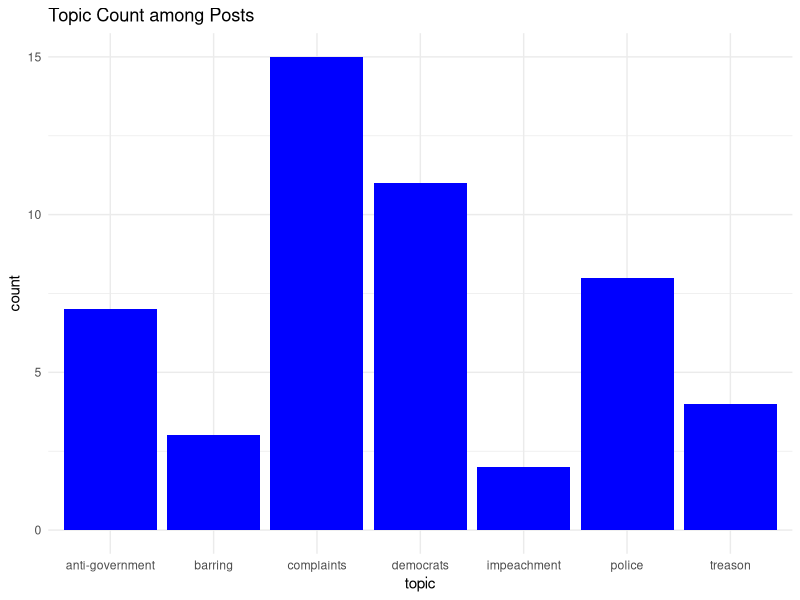
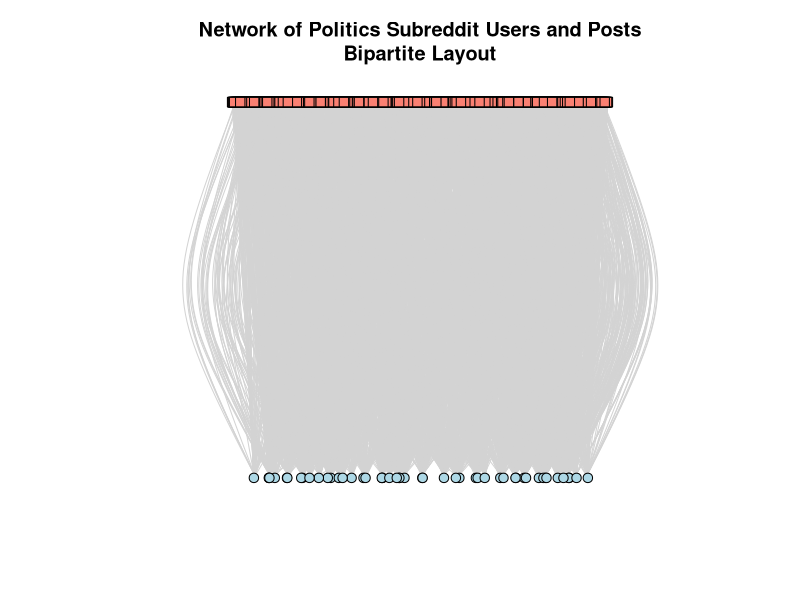
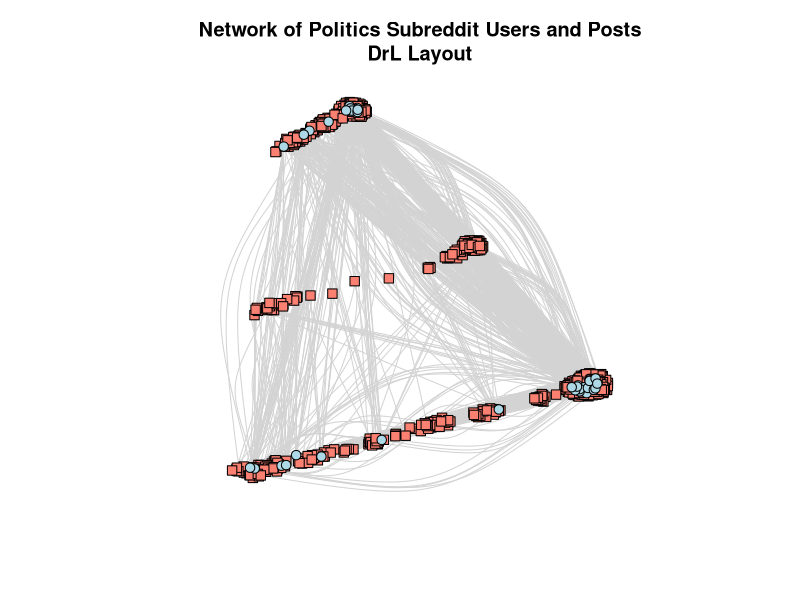
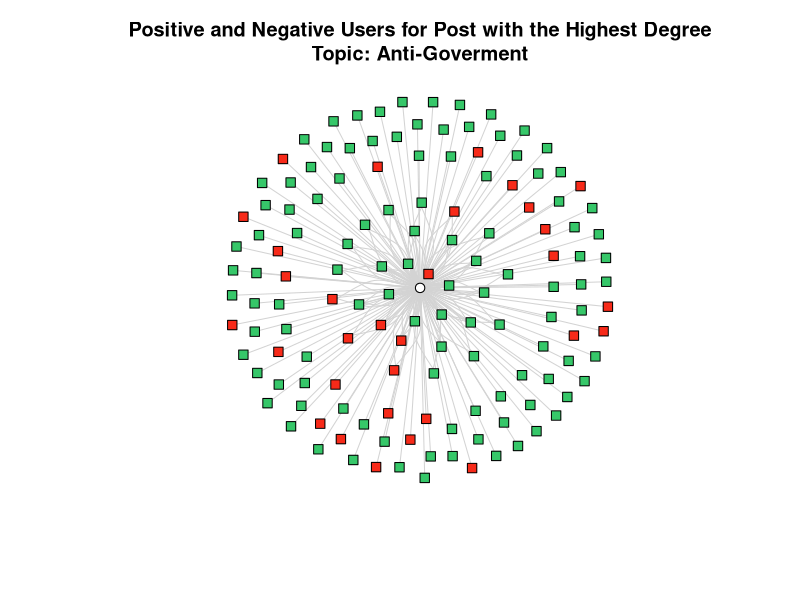
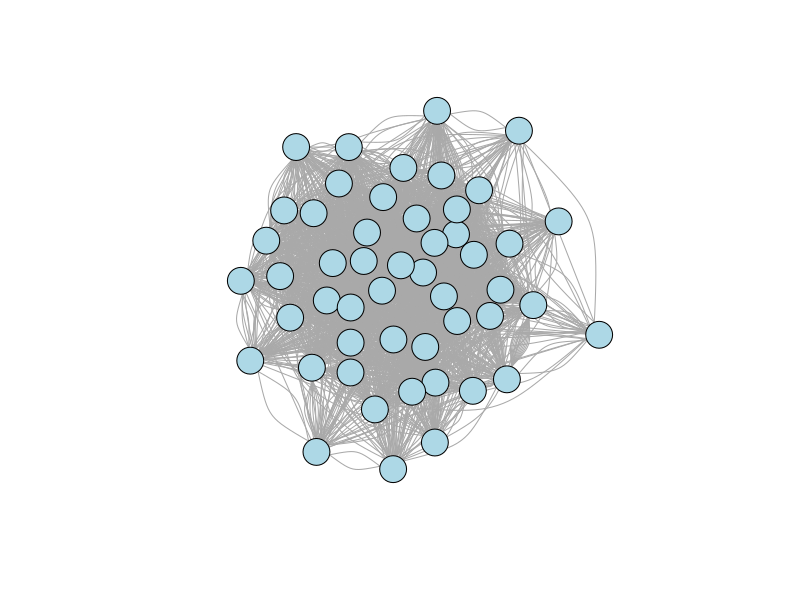
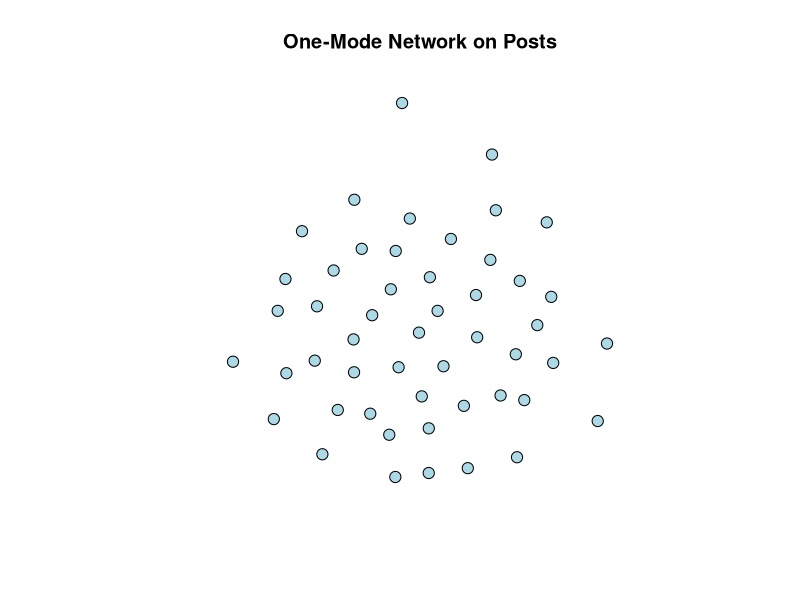

R code for these plots, in order: (Note: this script raises an error after producing the figures.)
## ---- chunk 1
knitr::opts_chunk$set(echo = TRUE)
## ---- chunk 2
library("igraph")
library(dplyr)
library(ggplot2)
## ---- chunk 3
comment_data <- read.csv(file = 'reddit_comments_filtered_2.csv') # Reddit comments with more than 2 comments (not necessarily on diff posts)
post_data <- read.csv(file = 'reddit_posts.csv')
# ver <- data.frame(author_id=data[, 'author_id'])
# edg <- data.frame(author=data[, 'author'], post_id=data[, 'post_id'])

post_data %>% 
  ggplot(aes(x=topic)) +
  geom_bar(fill="blue") + 
  labs(title="Topic Count among Posts") +
  theme_minimal()

# keep the users appearing on more than 2 posts
# get the to_keep records
to_keep <- 
  comment_data %>%
  select(author, post_id) %>%
  group_by(author, post_id) %>%
  summarise(n=n()) %>%
  filter(duplicated(author)) %>%
  select(author)

duplicated <- comment_data %>%
  filter(author %in% to_keep$author) %>%
  select(author, author_id, post_id, sentiment)

relations <- duplicated[,c(1,3)]
names(relations)[names(relations) == "author"] <- "from"
names(relations)[names(relations) == "post_id"] <- "to"

# averaget users' sentiment score from their comments
ver <- duplicated %>%
  group_by(author) %>%
  summarize(sentiment=mean(sentiment))

# create network
g <- graph_from_data_frame(relations, directed=FALSE)
## ---- chunk 4
V(g)$type <- bipartite_mapping(g)$type

# assign attributes to nodes
g <- set_vertex_attr(g, 'sentiment', index = sort(V(g)[!V(g)$type]$name), ver$sentiment)
g <- set_vertex_attr(g, 'topic_id', index = V(g)[V(g)$type]$name, post_data$topic_id)
g <- set_vertex_attr(g, 'topic', index = V(g)[V(g)$type]$name, post_data$topic)
g <- set_vertex_attr(g, 'title', index = V(g)[V(g)$type]$name, post_data$title)

# one mode network
bipartite_matrix <- as_incidence_matrix(g)
post_matrix_prod <- t(bipartite_matrix) %*% bipartite_matrix 
diag(post_matrix_prod) <- 0
# post_matrix_prod

user_matrix_prod <- bipartite_matrix %*% t(bipartite_matrix)
diag(user_matrix_prod) <- 0
# user_matrix_prod
## ---- chunk 5
V(g)$color <- ifelse(V(g)$type, "lightblue", "salmon")
V(g)$shape <- ifelse(V(g)$type, "circle", "square")
# V(g)$label <- ifelse(V(g)$type, V(g)$name, "")
E(g)$color <- "lightgray"

set.seed(10)
plot(g, vertex.size=5, vertex.label=NA, layout=layout_as_bipartite,
     main="Network of Politics Subreddit Users and Posts\nBipartite Layout")
plot(g, vertex.size=5, vertex.label=NA, layout=layout_with_drl,
     main="Network of Politics Subreddit Users and Posts\nDrL Layout")


# visualization for only one post
g_sub <- subgraph(g, c(which(V(g)$name=='t3_pl5g26'), neighbors(g, 't3_pl5g26')))
# V(g_sub)$color <- ifelse(V(g_sub)$type, "lightblue", "salmon")
V(g_sub)$color <- ifelse(V(g_sub)$sentiment>=0, "#36c769", "#F72A19")
V(g_sub)$shape <- ifelse(V(g_sub)$type, "circle", "square")
# V(g)$label <- ifelse(V(g)$type, V(g)$name, "")
E(g_sub)$color <- "lightgray"
plot(g_sub, vertex.size=5, vertex.label=NA, 
     main='Positive and Negative Users for Post with the Highest Degree\nTopic: Anti-Goverment',
     sub='')


g_post <- graph_from_adjacency_matrix(post_matrix_prod, mode = "undirected")
g_post <- set_vertex_attr(g_post, 'topic_id', index = V(g_post)$name, post_data$topic_id)
g_post <- set_vertex_attr(g_post, 'topic', index = V(g_post)$name, post_data$topic)
g_post <- set_vertex_attr(g_post, 'title', index = V(g_post)$name, post_data$title)
set.seed(10)
plot(g_post, 
     vertex.label=NA, 
     # vertex.label.cex = 2.5, 
     vertex.color = "lightblue", 
     # vertex.label.color = "black"
     )
simp_post <- simplify(g_post)
plot(simp_post, vertex.label=NA, vertex.size=6, vertex.color = "lightblue",  edge.width=0.001 * count_multiple(g_post), main='One-Mode Network on Posts')

g_user <- graph_from_adjacency_matrix(user_matrix_prod, mode = "undirected")
g_user <- set_vertex_attr(g_user, 'sentiment', index = sort(V(g_user)$name), ver$sentiment)
set.seed(10)
V(g_user)$color <- ifelse(V(g)$sentiment>=0, "#36c769", "#F72A19")
plot(g_user, vertex.label=NA, vertex.size=6, vertex.shape = "square", vertex.label.color = "black")
simp_net <- simplify(g_user)
plot(simp_net, vertex.label=NA, vertex.size=6, vertex.shape = "square", edge.color="gray70", edge.width=0.001 * count_multiple(g_user), main='One-Mode Network on Users')

#	The main diagonal of the 1-mode matrices means the "loops", a woman and herself could be counted as joining the same event; or in the event to event matrix meaning the event and itself had how many women in common. It doesn’t make any sense that there would be loops when projecting a bipartite network (as we would then be adding information that did not exist in the original network), so we want to set the diagonal of our result to 0.
## ---- chunk 6
types <- V(g)$type # getting each vertex `type` let's us sort easily
topic <- V(g)$topic
sentiment <- V(g)$sentiment
deg <- igraph::degree(g)
betw <- igraph::betweenness(g)
close <- igraph::closeness(g)
eigen <- igraph::eigen_centrality(g)$vector


cent_df <- data.frame(types, topic, sentiment, deg, betw, close, eigen)
cent_df <- cent_df[order(cent_df$deg, decreasing = TRUE),] ## sort w/ `order` by `degree`
cent_df

cent_df %>%
  filter(types==TRUE) %>%
  group_by(topic) %>%
  summarize_each(list(mean))

cent_df %>% 
  filter(types == FALSE) %>%
  ggplot(aes(x=deg)) +
  geom_density() + 
  labs(title="Degree Centrality Density among Users", x="degree")+
  theme_minimal()

cent_df %>% 
  filter(types == TRUE) %>%
  ggplot(aes(x=deg)) +
  geom_density() + 
  labs(title="Degree Centrality Density among Posts", x="degree")+
  theme_minimal()

cent_df %>% 
  filter(types == FALSE) %>%
  ggplot(aes(x=sentiment)) +
  geom_histogram(bins=40, fill="blue") + 
  labs(title="Histogram of User Sentiment")+
  theme_minimal()

cent_df %>%
  filter(types==FALSE, deg==2) %>%
  group_by(deg) %>%
  summarise(sentiment=mean(sentiment))

# V(g)$size <- igraph::degree(g)
# V(g)$label.cex <- igraph::degree(g) ** 0.1
# plot(g, vertex.label=NA, layout = layout_with_graphopt)

# I calculated all centrality, but degree is the simplest and most straightforward one, so I used it for plotting. 
# The degree for the women is the rates of participation: Number of events with which each actor is affiliated. It is the degree of the node representing the actor in the 2-mode network
# The degree for the events is the size of events: Number of actors affiliated with each event. It is the degree of the node representing the event in the 2-mode network
## ---- chunk 7
V(g)[[which(get.edgelist(g)[,2]=='t3_nk564e')]]

temp_list <- get.edgelist(g)[which(get.edgelist(g)[,2]=='t3_pl5g26')]
V(g)$sentiment[which(V(g)$name %in% temp_list)]
mean(V(g)[temp_list]$sentiment)

# 
mean(V(g)[unique(temp_list)]$sentiment)
## ---- chunk 8
topic <- V(g_post)$topic
deg <- igraph::degree(g_post)
betw <- igraph::betweenness(g_post)
close <- igraph::closeness(g_post)
eigen <- igraph::eigen_centrality(g_post)$vector

cent_df_post <- data.frame(topic, deg, betw, close, eigen)
cent_df_post <- cent_df_post[order(cent_df_post$deg, decreasing = TRUE),] ## sort w/ `order` by `degree`
cent_df_post

library(RColorBrewer)

simple_post <- simplify(g_post)
V(simple_post)$size <- igraph::degree(simple_post)*0.55
pal <- brewer.pal(length(unique(V(g)$topic_id)), "Dark2")
plot(simple_post, vertex.label=NA, vertex.color=pal[as.numeric(as.factor(vertex_attr(simple_post, "topic_id")))], layout = layout_with_fr, main="One-Mode Network on Posts")
legend("topleft",legend=unique(V(g)[V(g)$type==TRUE]$topic),fill=pal, cex = 0.5)
# plot(simple_post, vertex.label=NA, layout=layout_with_lgl, edge.color="gray70", edge.width=0.01 * count_multiple(g_post))

sentiment <- V(g_user)$sentiment
deg <- igraph::degree(g_user)
betw <- igraph::betweenness(g_user)
close <- igraph::closeness(g_user)
eigen <- igraph::eigen_centrality(g_user)$vector

cent_df_user <- data.frame(sentiment, deg, betw, close, eigen)
cent_df_user <- cent_df_user[order(cent_df_user$deg, decreasing = TRUE),] ## sort w/ `order` by `degree`
cent_df_user

# # binary
# g_post_2 <- graph_from_adjacency_matrix(as.matrix((woman_matrix_prod>0)+0), mode = "undirected")
# igraph::degree(g_ww_2)
# 2-mode
igraph::degree(g)
# The woman-to-woman matrix describes how many events in common any two women had, whose degree is the accumulation in this case. And for the binary matrix, it is still the number of events in common any two women had, while its degree drops significantly. When decreasing the data, we more or less suffer the information loss, hence we should use the original one-mode matrix if we care about the information's completeness.
# The 2-mode matrix represents any events an actor had participated in, and the degree represents the cumulative number of events this woman had been to, which is different from the meanings of the above two situations.


# 6
# Since we care about the overall attendance, a larger event will have more participants and hence each participation takes less portion. Therefore, it is sometimes reasonable to say that co-attendance at larger events could be counted as less than co-attendance at small events. We can assign less weight to a linkage from an actor to a larger event in this case.

## ---- chunk 9
simp_net <- simplify(bigram_net)

plot(simp_net, vertex.shape="none", vertex.label=bigram_net$name,
vertex.label.color="blue", vertex.label.font=2.5,layout=layout_with_lgl,
vertex.label.cex=.6, edge.color="gray70", edge.width=0.001 * count_multiple(bigram_net), main = "Top 50 Bigrams for 'Bad' Restaurants")
